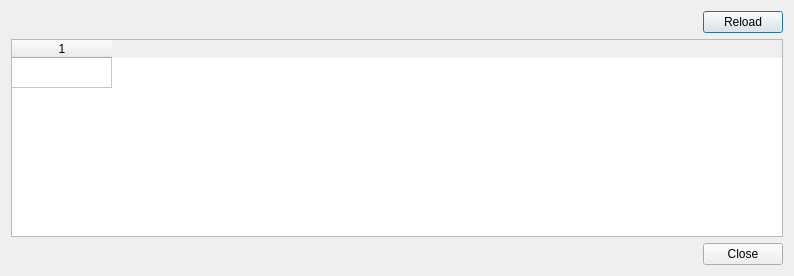
<?xml version="1.0" encoding="UTF-8"?>
<ui version="4.0">
 <class>DialogMemoryMap</class>
 <widget class="QDialog" name="DialogMemoryMap">
  <property name="windowModality">
   <enum>Qt::ApplicationModal</enum>
  </property>
  <property name="geometry">
   <rect>
    <x>0</x>
    <y>0</y>
    <width>794</width>
    <height>276</height>
   </rect>
  </property>
  <property name="windowTitle">
   <string>Memory Map</string>
  </property>
  <property name="modal">
   <bool>true</bool>
  </property>
  <layout class="QVBoxLayout" name="verticalLayout">
   <item>
    <layout class="QHBoxLayout" name="horizontalLayout_2">
     <item>
      <spacer name="horizontalSpacer_2">
       <property name="orientation">
        <enum>Qt::Horizontal</enum>
       </property>
       <property name="sizeHint" stdset="0">
        <size>
         <width>40</width>
         <height>20</height>
        </size>
       </property>
      </spacer>
     </item>
     <item>
      <widget class="QPushButton" name="pushButtonReload">
       <property name="text">
        <string>Reload</string>
       </property>
      </widget>
     </item>
    </layout>
   </item>
   <item>
    <widget class="QTableWidget" name="tableWidgetMemoryMap">
     <property name="contextMenuPolicy">
      <enum>Qt::CustomContextMenu</enum>
     </property>
     <property name="editTriggers">
      <set>QAbstractItemView::NoEditTriggers</set>
     </property>
     <property name="selectionMode">
      <enum>QAbstractItemView::SingleSelection</enum>
     </property>
     <property name="selectionBehavior">
      <enum>QAbstractItemView::SelectRows</enum>
     </property>
     <property name="rowCount">
      <number>1</number>
     </property>
     <property name="columnCount">
      <number>1</number>
     </property>
     <attribute name="verticalHeaderVisible">
      <bool>false</bool>
     </attribute>
     <row/>
     <column/>
    </widget>
   </item>
   <item>
    <layout class="QHBoxLayout" name="horizontalLayout">
     <item>
      <spacer name="horizontalSpacer">
       <property name="orientation">
        <enum>Qt::Horizontal</enum>
       </property>
       <property name="sizeHint" stdset="0">
        <size>
         <width>40</width>
         <height>20</height>
        </size>
       </property>
      </spacer>
     </item>
     <item>
      <widget class="QPushButton" name="pushButtonClose">
       <property name="text">
        <string>Close</string>
       </property>
      </widget>
     </item>
    </layout>
   </item>
  </layout>
 </widget>
 <resources/>
 <connections/>
</ui>
